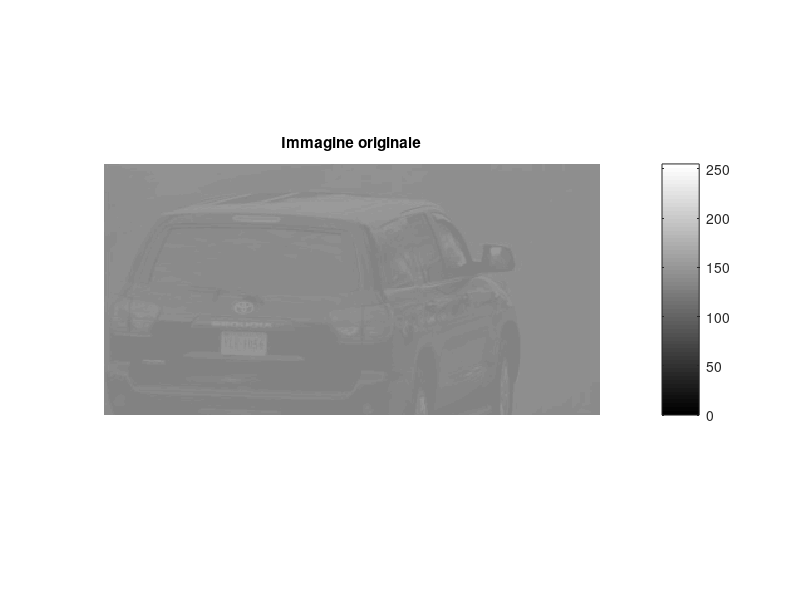
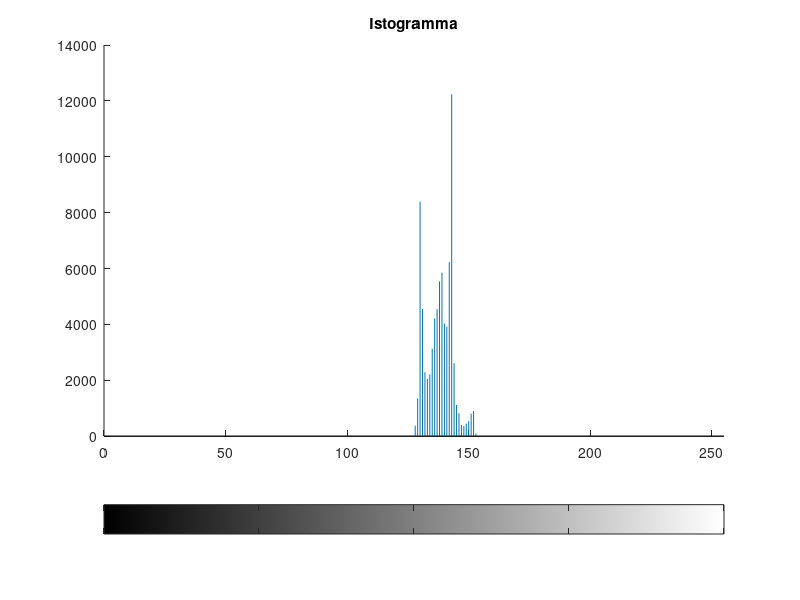
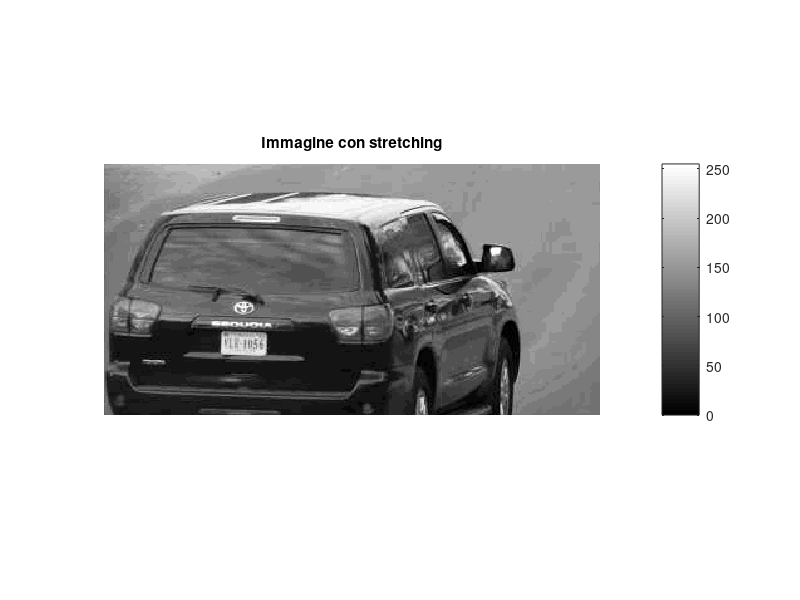
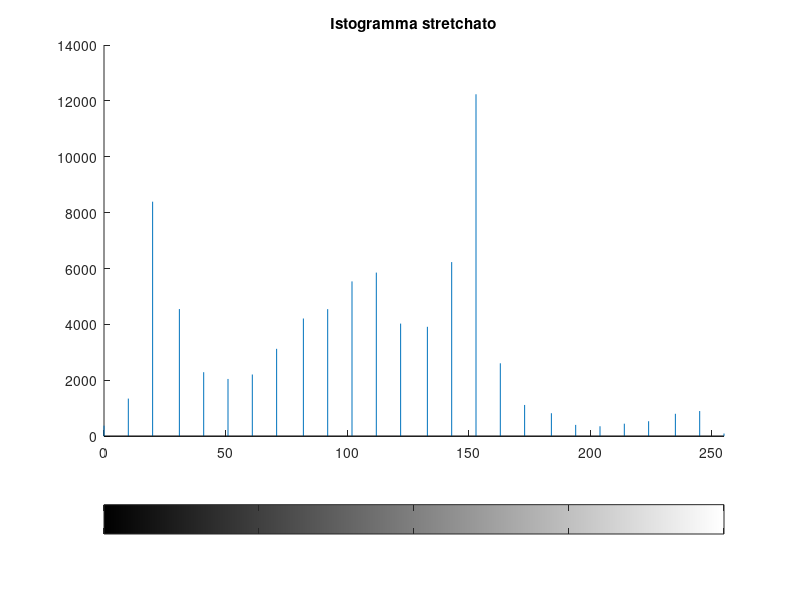

The MATLAB script that drew these images, in order:
%% Esercizio 1
% Implementare l'operazione puntuale di stretching/shrinking e
% applicarla all'immagine presente nel file "fog.mat"
% - caricare il file "fog.mat" (auto nella nebbia)
% - visualizzare l'immagine e il corrispondente istogramma  
% - individuare i limiti rmin rmax per l'operazione
%   di stretching/shrinking
% - costruire la LUT (Look Up Table) corrispondente
% - applicare la LUT all'immagine originale e visualizzare
%   il risultato ottenuto: come cambia? Si riesce a
%   visualizzare meglio i numeri della targa?
% - visualizzare l'istorgramma dell'immagine risultato:
%   come cambia rispetto all'istogramma dell'immagine
%   originale?
% 
% Suggerimento: fare attenzione che in MATLAB gli array partono  
% da 1, mentre i livelli di grigio vanno da 0 a 255 (La LUT e' un 
% array con elementi in posizione da 1 a 256 ma con valori 
% da 0 a 255).


clear all;
close all;
clc;

% Auto nella nebbia:
% come fare a visualizzare meglio i numeri della targa?
% Data l'operazione puntuale costruita, visualizzarne la
% Look Up Table (LUT)
load fog;
figure; set(gcf,'name','Immagine originale auto nella nebbia')
imshow(img); colorbar, title('Immagine originale')
figure; set(gcf,'name','Istogramma originale auto nella nebbia')
imhist(img); title ('Istogramma')

% Individuo i limiti massimo e minimo dell'istogramma,
% noto che tali limiti non sono dovuti al rumore (non sono elementi
% distaccati dal corpo principale dell'istogramma)
r_max = double(max(img(:))); % 153
r_min = double(min(img(:)));% 128
% voglio usare tutti i livelli di grigio a disposizione, ovvero 256
a = 0;
b = 255;

% Creo una LUT per operazione di stretching
LUT=[];
for i = 0:255
    r = i;
    if r<=r_max & r>=r_min
        s = ((r-r_min)/(r_max-r_min))*(b-a)+a;
    else
        s = r; % fuori dal range non ho modifiche
    end
    LUT(i+1) = s;
end


newimg = LUT(img+1); % come prima: applico la LUT
newimg = uint8(newimg); % rounding
figure; set(gcf,'name','Immagine auto nella nebbia trattata')
imshow(newimg);colorbar; title('Immagine con stretching')
figure; set(gcf,'name','Istogramma auto nella nebbia trattata')
imhist(newimg); title('Istogramma stretchato')

% NOTA IMPORTANTE: l'operazione di stretching si pue' fare con
% imadjust vedi doc imadjust
% L'operazione fatta sopra si ottiene come:
% newimg2 = imadjust(img,[r_min,r_max]./255,[a,b]./255);
% % check
% sum(abs(newimg-newimg2),'all')
% % ans =
% %    0
